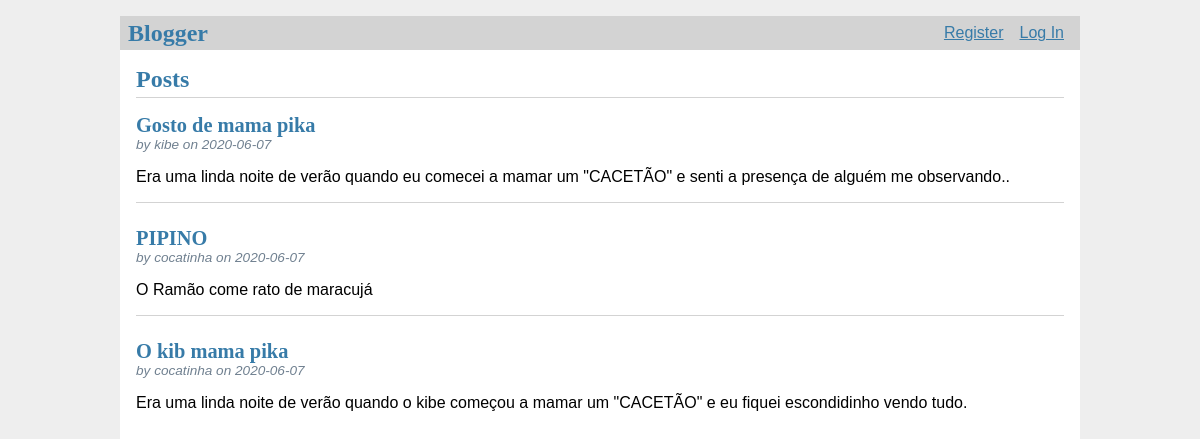
Before: / with the older database file.
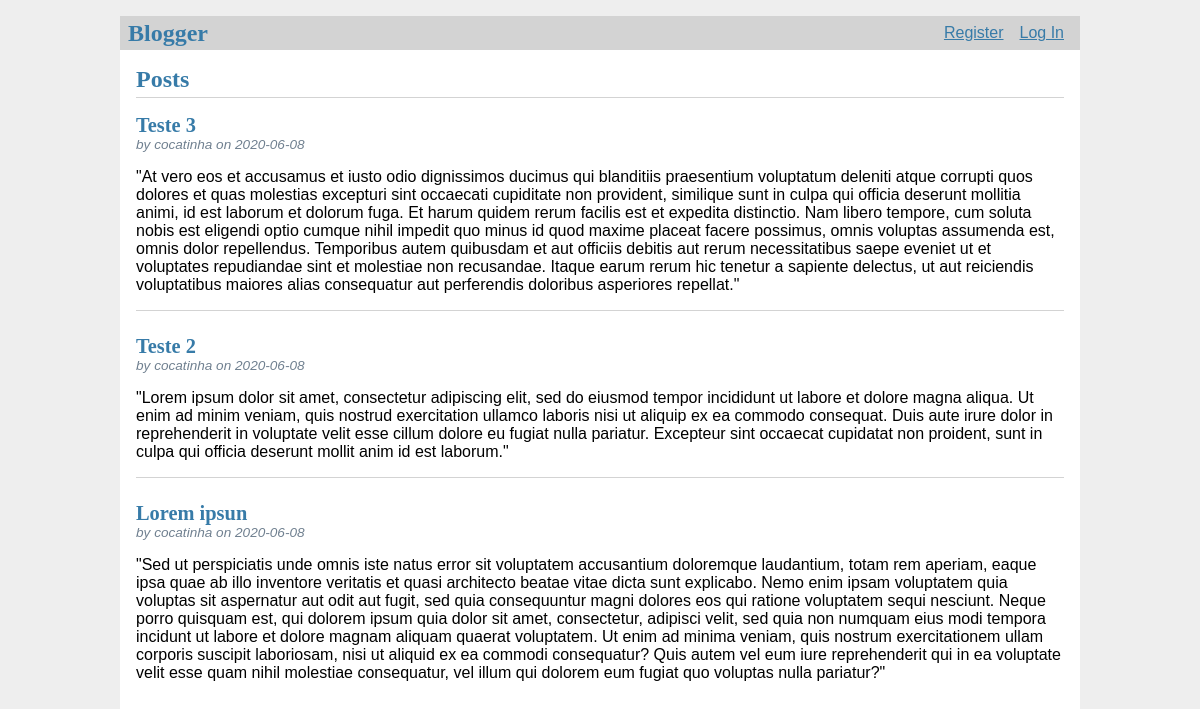
After: the same page with the newer database file.
### tables this page shows
CREATE TABLE post (
    id INTEGER PRIMARY KEY AUTOINCREMENT,
    author_id INTEGER NOT NULL,
    created TIMESTAMP NOT NULL DEFAULT CURRENT_TIMESTAMP,
    title TEXT NOT NULL,
    body TEXT NOT NULL,
    FOREIGN KEY (author_id) REFERENCES user (id)
);

CREATE TABLE user (
    id INTEGER PRIMARY KEY AUTOINCREMENT,
    username TEXT UNIQUE NOT NULL,
    password TEXT NOT NULL
);

### flaskr/blog.py (the view)
@bp.route('/')
def index():
    db = get_db()
    posts = db.execute(
        'SELECT p.id, title, body, created, author_id, username'
        ' FROM post p JOIN user u ON p.author_id = u.id'
        ' ORDER BY created DESC'
    ).fetchall()
    return render_template('blog/index.html', posts=posts)

### flaskr/auth.py (called while the page is built)
@bp.before_app_request
def load_logged_in_user():
    user_id = session.get('user_id')
    if user_id is None:
        g.user = None
    else:
        g.user = get_db().execute(
            'SELECT * FROM user WHERE id = ?', (user_id,)
        ).fetchone()

### flaskr/db.py (called while the page is built)
def get_db():
    if 'db' not in g:
        g.db = sqlite3.connect(
            current_app.config['DATABASE'],
            detect_types=sqlite3.PARSE_DECLTYPES
        )
        g.db.row_factory = sqlite3.Row
    return g.db

### flaskr/templates/blog/index.html (shortened to what this page needs)
{% extends 'base.html' %}
{% block header %}
  <h1>{% block title %}Posts{% endblock %}</h1>
{% endblock %}
{% block content %}
  {% for post in posts %}
    <article class="post">
      <header>
        <div>
          <h1>{{ post['title'] }}</h1>
          <div class="about">by {{ post['username'] }} on {{ post['created'].strftime('%Y-%m-%d') }}</div>
        </div>
      </header>
      <p class="body">{{ post['body'] }}</p>
    </article>
    {% if not loop.last %}
      <hr>
    {% endif %}
  {% endfor %}
{% endblock %}

### flaskr/templates/base.html (shortened to what this page needs)
<!doctype html>
<link rel="stylesheet" href="{{ url_for('static', filename='style.css') }}">
<nav>
  <h1>Blogger</h1>
  <ul>
    {% if g.user %}
      <li><span><b>{{ g.user['username'] }}</span></b>
      <li><a href="{{ url_for('auth.logout') }}">Log Out</a>
    {% else %}
      <li><a href="{{ url_for('auth.register') }}">Register</a>
      <li><a href="{{ url_for('auth.login') }}">Log In</a>
    {% endif %}
  </ul>
</nav>
<section class="content">
  <header>
    {% block header %}{% endblock %}
  </header>
  {% block content %}{% endblock %}
</section>

### flaskr/static/style.css (style rules this page uses)
h1 { font-family: serif; color: #377ba8; margin: 1rem 0; }
a { color: #377ba8; }
hr { border: none; border-top: 1px solid lightgray; }
nav { background: lightgray; display: flex; align-items: center; padding: 0 0.5rem; }
nav h1 { flex: auto; margin: 0; }
nav ul { display: flex; list-style: none; margin: 0; padding: 0; }
nav ul li a, nav ul li span, header .action { display: block; padding: 0.5rem; }
.content { padding: 0 1rem 1rem; }
.content > header { border-bottom: 1px solid lightgray; display: flex; align-items: flex-end; }
.content > header h1 { flex: auto; margin: 1rem 0 0.25rem 0; }
.post > header { display: flex; align-items: flex-end; font-size: 0.85em; }
.post > header > div:first-of-type { flex: auto; }
.post > header h1 { font-size: 1.5em; margin-bottom: 0; }
.post .about { color: slategray; font-style: italic; }
.post .body { white-space: pre-line; }
.content:last-child { margin-bottom: 0; }

Changed rows visible on the page:
removed post: title "Gosto de mama pika", username "kibe", created "2020-06-07", body "Era uma linda noite de verão quando eu comecei a mamar um \"CACETÃO\" e senti a presença de alguém me observando.."
removed post: title "PIPINO", username "cocatinha", created "2020-06-07", body "O Ramão come rato de maracujá"
removed post: title "O kib mama pika", username "cocatinha", created "2020-06-07", body "Era uma linda noite de verão quando o kibe começou a mamar um \"CACETÃO\" e eu fiquei escondidinho vendo tudo."
added post: title "Teste 3", username "cocatinha", created "2020-06-08", body "\"At vero eos et accusamus et iusto odio dignissimos ducimus qui blanditiis praesentium voluptatum deleniti atque corrupti quos dolores et quas molestias excepturi sint occaecati cupiditate non provident, similique sunt in culpa qui officia deserunt mollitia animi, id est laborum et dolorum fuga. Et harum quidem rerum facilis est et expedita distinctio. Nam libero tempore, cum soluta nobis est eligendi optio cumque nihil impedit quo minus id quod maxime placeat facere possimus, omnis voluptas assumenda est, omnis dolor repellendus. Temporibus autem quibusdam et aut officiis debitis aut rerum necessitatibus saepe eveniet ut et voluptates repudiandae sint et molestiae non recusandae. Itaque…"
added post: title "Teste 2", username "cocatinha", created "2020-06-08", body "\"Lorem ipsum dolor sit amet, consectetur adipiscing elit, sed do eiusmod tempor incididunt ut labore et dolore magna aliqua. Ut enim ad minim veniam, quis nostrud exercitation ullamco laboris nisi ut aliquip ex ea commodo consequat. Duis aute irure dolor in reprehenderit in voluptate velit esse cillum dolore eu fugiat nulla pariatur. Excepteur sint occaecat cupidatat non proident, sunt in culpa qui officia deserunt mollit anim id est laborum.\""
added post: title "Lorem ipsun", username "cocatinha", created "2020-06-08", body "\"Sed ut perspiciatis unde omnis iste natus error sit voluptatem accusantium doloremque laudantium, totam rem aperiam, eaque ipsa quae ab illo inventore veritatis et quasi architecto beatae vitae dicta sunt explicabo. Nemo enim ipsam voluptatem quia voluptas sit aspernatur aut odit aut fugit, sed quia consequuntur magni dolores eos qui ratione voluptatem sequi nesciunt. Neque porro quisquam est, qui dolorem ipsum quia dolor sit amet, consectetur, adipisci velit, sed quia non numquam eius modi tempora incidunt ut labore et dolore magnam aliquam quaerat voluptatem. Ut enim ad minima veniam, quis nostrum exercitationem ullam corporis suscipit laboriosam, nisi ut aliquid ex ea commodi…"
